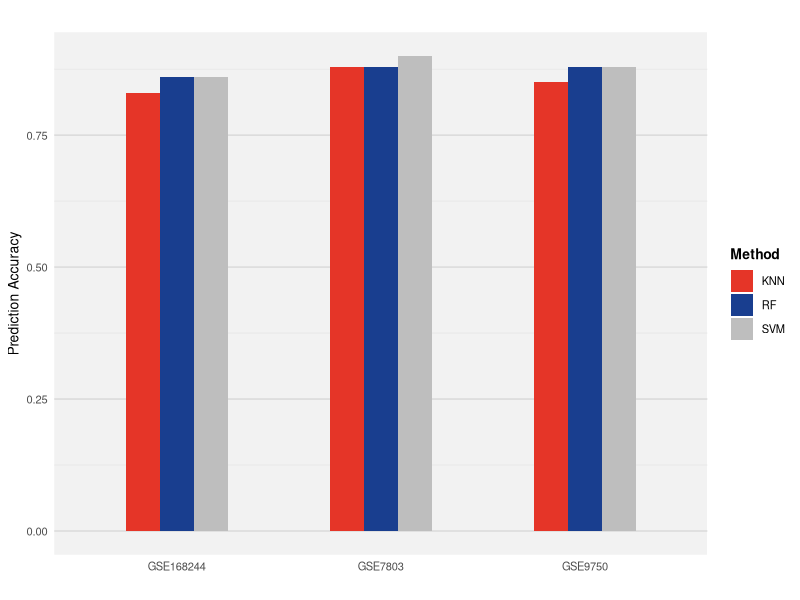

The R script that drew this image:
# Load required library
library(ggplot2)

# Create the data frame
data <- data.frame(
  Dataset = rep(c("GSE7803", "GSE9750", "GSE168244"), each = 3),
  Method = rep(c("KNN", "SVM", "RF"), times = 3),
  Accuracy = c(0.88, 0.90, 0.88, 0.85, 0.88, 0.88, 0.83, 0.86, 0.86)
)

# Optional: Define dummy error values for visualization (update with real values if available)
data$Error = c(0.02, 0.02, 0.02, 0.03, 0.02, 0.03, 0.03, 0.02, 0.02)
bar_colour=c("KNN" = "#e53528", "RF" = "#193e8f","SVM" = "grey")
# Create the grouped bar plot with error bars and grey background shades
ggplot(data, aes(x = Dataset, y = Accuracy, fill = Method)) +
  geom_bar(stat = "identity", position = position_dodge(), width = 0.5)  +
  scale_fill_manual(values = bar_colour) +
  labs(
    title = "",
    x = "",
    y = "Prediction Accuracy",
    fill = "Method"
  ) +
  theme_minimal() +
  theme(
    text = element_text(size = 10),
    legend.position = "right",
    legend.title = element_text(face = "bold"),
    plot.title = element_text(hjust = 1, face = "bold"),
    panel.grid.major.x = element_blank(),
    panel.grid.major.y = element_line(color = "gray85"),
    panel.grid.minor.y = element_line(color = "gray90"),
    panel.background = element_rect(fill = "gray95", color = NA)
  )
